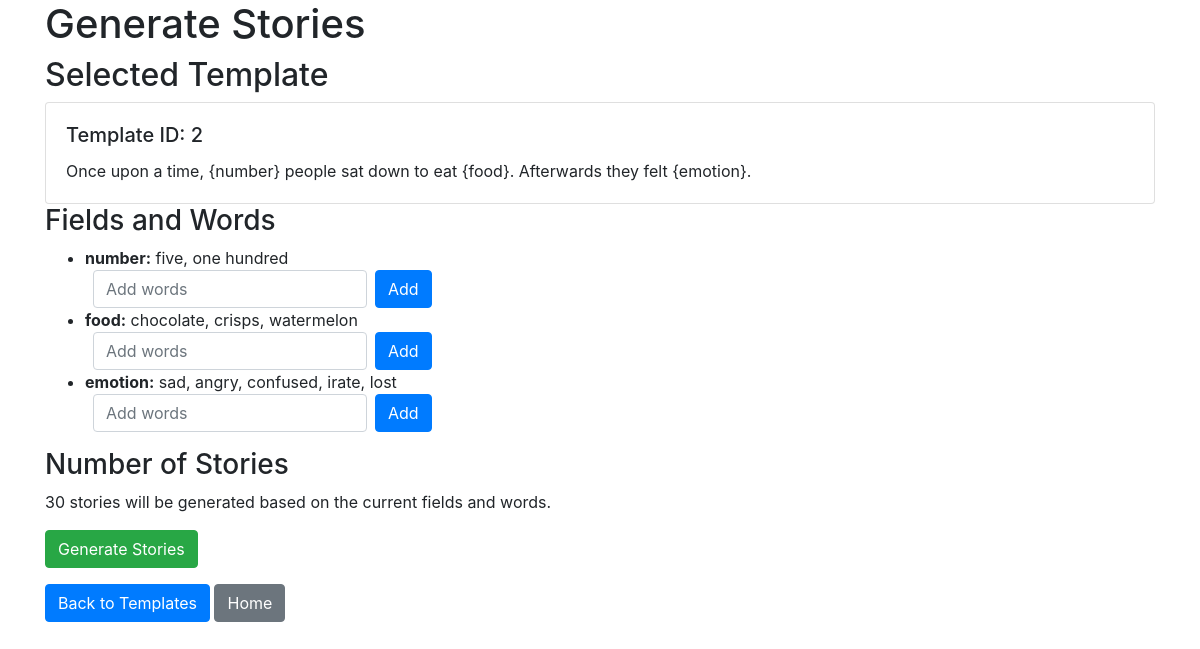
Page /generate_stories?template_id=2 on the committed database.
### app/models.py (models this page shows, shortened)
class Template(db.Model):
    __tablename__ = 'template'
    template_id = db.Column(db.Integer, primary_key=True, autoincrement=True)
    content = db.Column(db.Text, nullable=False)

class Field(db.Model):
    __tablename__ = 'field'
    field_id = db.Column(db.Integer, primary_key=True, autoincrement=True)
    field = db.Column(db.String(255), unique=True, nullable=False)
    words = db.relationship('Word', secondary=word_field_association, back_populates='fields')

### app/routes.py (the view)
@bp.route('/generate_stories', methods=['GET', 'POST'])
def generate_stories():
    template_id = request.args.get('template_id') or request.form.get('template_id')
    if template_id:
        template = db.session.query(Template).get(template_id)
        fields, missing_fields = story_builder_service.get_template_fields(template_id)
        permutations = story_builder_service.generate_permutations(fields)
        num_stories = len(permutations)
        if request.method == 'POST' and 'generate' in request.form:
            generated_stories_ids = story_builder_service.generate_stories(template_id)
            session['generated_story_ids'] = generated_stories_ids
            return redirect(url_for('main.display_generated_stories'))
        return render_template('generate_stories.html', template=template, fields=fields, missing_fields=missing_fields, num_stories=num_stories)
    return redirect(url_for('main.see_all_templates'))

### app/services/story_builder_service.py (called while the page is built)
def get_template_fields(template_id):
    template = db.session.query(Template).get(template_id)
    field_names = re.findall(r'\{(.*?)\}', template.content)
    fields = {}
    missing_fields = []
    for field_name in field_names:
        field = db.session.query(Field).filter_by(field=field_name).first()
        if field:
            words = [word.word for word in field.words]
            fields[field_name] = words
        else:
            missing_fields.append(field_name)
    return fields, missing_fields

def generate_permutations(fields):
    field_names = list(fields.keys())
    return list(itertools.product(*(fields[field] for field in field_names)))

### app/templates/generate_stories.html (shortened to what this page needs)
<!DOCTYPE html>
<html lang="en">
<head>
    <link rel="stylesheet" href="{{ url_for('static', filename='css/static.css') }}">
    <link rel="stylesheet" href="https://stackpath.bootstrapcdn.com/bootstrap/4.5.2/css/bootstrap.min.css">
</head>
<body>
    <div class="container">
        <h1>Generate Stories</h1>
        <h2>Selected Template</h2>
        <div class="card">
            <div class="card-body">
                <h5 class="card-title">Template ID: {{ template.template_id }}</h5>
                <p class="card-text">{{ template.content }}</p>
            </div>
        </div>
        <h3>Fields and Words</h3>
        <ul>
            {% for field, words in fields.items() %}
                <li>
                    <strong>{{ field }}:</strong> {{ words | join(', ') }}
                    <form action="{{ url_for('main.add_word') }}" method="POST" class="form-inline">
                        <input type="text" name="new_words" class="form-control ml-2" placeholder="Add words">
                        <button type="submit" class="btn btn-primary ml-2">Add</button>
                    </form>
                </li>
            {% endfor %}
        </ul>
        <h3>Number of Stories</h3>
        <p>{{ num_stories }} stories will be generated based on the current fields and words.</p>
        <form action="{{ url_for('main.generate_stories') }}" method="POST">
            <button type="submit" name="generate" class="btn btn-success">Generate Stories</button>
        </form>
        <a href="{{ url_for('main.see_all_templates') }}" class="btn btn-primary mt-3">Back to Templates</a>
        <a href="{{ url_for('main.index') }}" class="btn btn-secondary mt-3">Home</a>
    </div>
</body>
</html>

### rows in the picture
Template: template_id "2", content "Once upon a time, {number} people sat down to eat {food}. Afterwards they felt {emotion}."
Field: field "number", words "five, one hundred"
Field: field "food", words "chocolate, crisps, watermelon"
Field: field "emotion", words "sad, angry, confused, irate, lost"

### other values in the picture
{{ num_stories }} "30"
